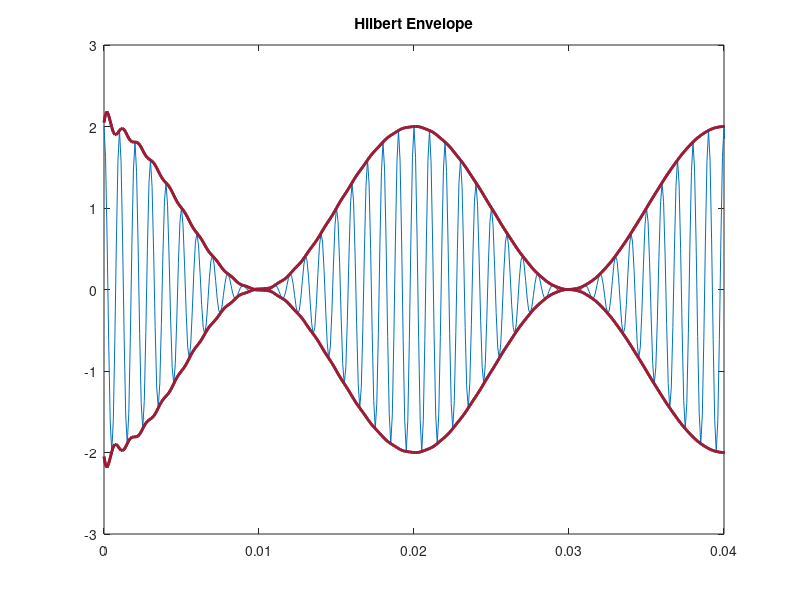

This figure's MATLAB source: (Note: this script raises an error after producing the figure.)
%% https://www.mathworks.com/help/signal/ug/hilbert-transform.html
clear; close all;
t = 0:1/1024:1;
x = sin(2*pi*60*t);
figure;
plot(t(1:50),x(1:50),'r');hold on;

y = hilbert(x);

plot(t(1:50),real(y(1:50)))
hold on
plot(t(1:50),imag(y(1:50)))
hold off
axis([0 0.05 -1.1 2])
legend('Real Part','Imaginary Part')


%******
y2=hilbert(x);
plot(t,y);
hold on;
plot(t,real(y),'g');
plot(t,y2,'m');
%% https://www.mathworks.com/help/signal/ug/envelope-extraction-using-the-analytic-signal.html
clear;

t = 0:1e-4:0.1;
x = (1+cos(2*pi*50*t)).*cos(2*pi*1000*t);

plot(t,x)
xlim([0 0.04]);

clf;
y = hilbert(x);
env = abs(y);
plot_param = {'Color', [0.6 0.1 0.2],'Linewidth',2}; 

plot(t,x)
hold on
plot(t,[-1]*env,plot_param{:})
plot(t,[1]*env,plot_param{:})
plot(t,[-1;1]*env,plot_param{:})
hold off
xlim([0 0.04])
title('Hilbert Envelope')

%****************
clear;

fl1 = 12;
[up1,lo1] = envelope(x,fl1,'analytic');
fl2 = 30;
[up2,lo2] = envelope(x,fl2,'analytic');
param_small = {'Color',[0.9 0.4 0.1],'Linewidth',2};
param_large = {'Color',[0 0.4 0],'Linewidth',2};

plot(t,x)
hold on
p1 = plot(t,up1,param_small{:});
plot(t,lo1,param_small{:});
p2 = plot(t,up2,param_large{:});
plot(t,lo2,param_large{:});
hold off

legend([p1 p2],'fl = 12','fl = 30')
xlim([0 0.04])
title('Analytic Envelope')

%****************
wl1 = 3;
[up1,lo1] = envelope(x,wl1,'rms');
wl2 = 5;
[up2,lo2] = envelope(x,wl2,'rms');
wl3 = 300;
[up3,lo3] = envelope(x,wl3,'rms');

plot(t,x)
hold on
p1 = plot(t,up1,param_small{:});
plot(t,lo1,param_small{:});
p2 = plot(t,up2,plot_param{:});
plot(t,lo2,plot_param{:});
p3 = plot(t,up3,param_large{:});
plot(t,lo3,param_large{:})
hold off

legend([p1 p2 p3],'wl = 3','wl = 5','wl = 300')
xlim([0 0.04])
title('RMS Envelope')



%% https://www.mathworks.com/help/signal/ref/envelope.html
clear;
t = 0:1/2000:2-1/2000;
q = chirp(t-2,4,1/2,6,'quadratic',100,'convex').*exp(-4*(t-1).^2);
plot(t,q)

[up,lo] = envelope(q);
hold on
plot(t,up,t,lo,'linewidth',1.5)
legend('q','up','lo')
hold off
%***
clear;
t = 0:1/2000:2-1/2000;
q = chirp(t-2,4,1/2,6,'quadratic',100,'convex').*exp(-4*(t-1).^2);
envelope(q)



